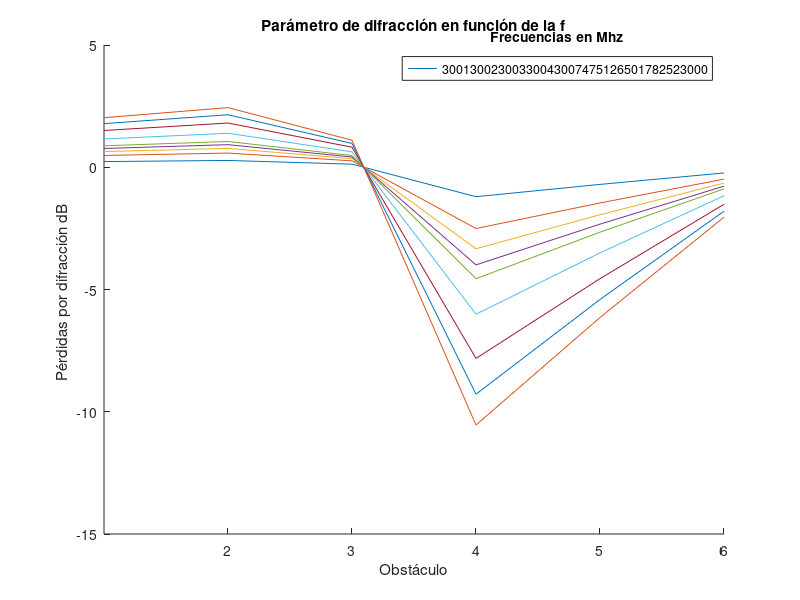
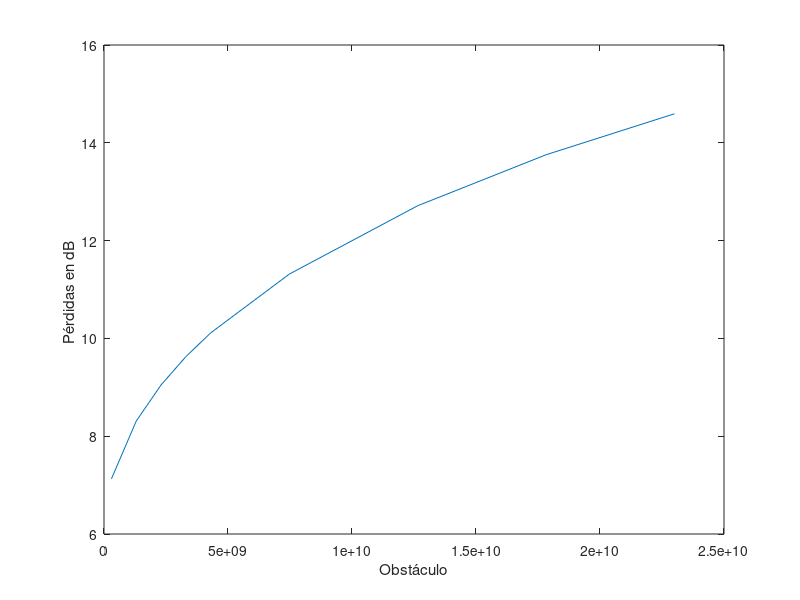
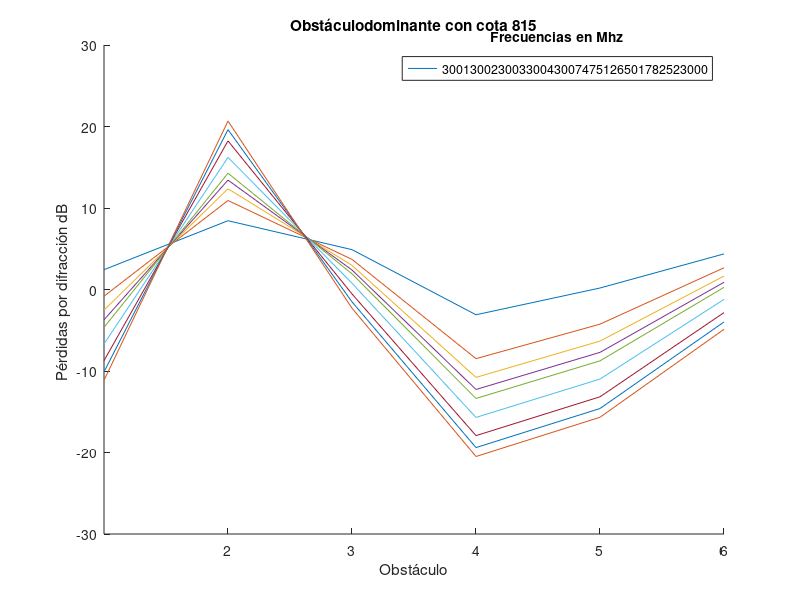
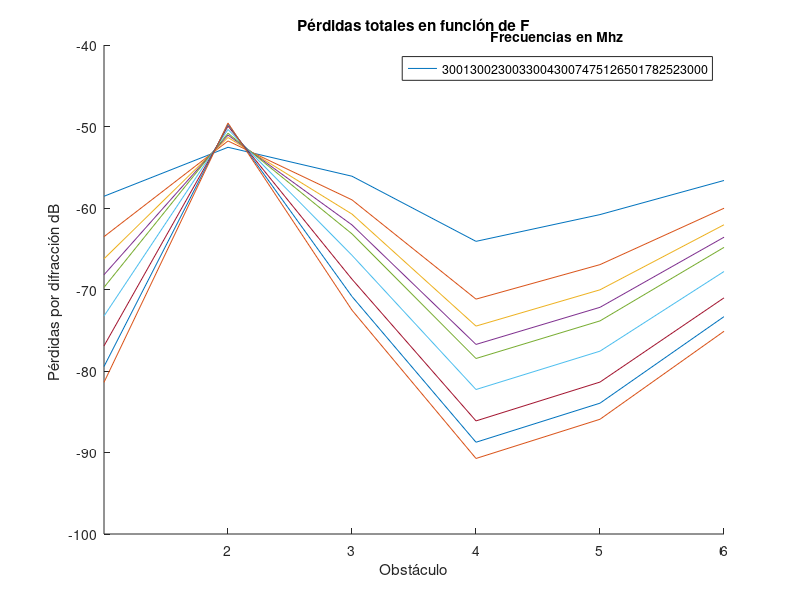

The MATLAB script that drew these images, in order:
%  EJERCICIO 1.3*-*-*-*-*-*-*-*-*-*-*-*-*-*-*-*-*-*-*-*--*-*-*-*-*-*-*-*-*
clear;clc;close all;
K      = 4/3;
c      = 3e8;
f      = [300,1300, 2300, 3300, 4300,7475,12650, 17825, 23000].*1e6;
lambda = c./f;
d      = 20.09e3;
R0     = 6370e3;
Re     = R0*K;

e  = [786 800 803 799 735 760 788 795];
a  = [10 0 0 0 0 0 0  10];
d1 = [0 0.806e3 1.910e3 3.721e3 7.831e3 10.955e3 14.965e3 d];
d2 = d - d1;

flecha         = d1.*d2/(2*Re);
altura_rayo    = ((e(end)+a(end)-e(1)-a(1))/d)*d1 + e(1)+a(1);
despejamiento  = e + flecha - altura_rayo;
    
numero_iteraciones    = size(lambda);
columnas              = size(f);
for iteracion=1:numero_iteraciones(2)
    R1(iteracion,:) = sqrt(lambda(1,iteracion)*d1.*d2/d); %Altura del primer rayo de Fresnel    
end

despejamiento(:,1)    =[];
despejamiento(:,end)  =[];
d1(:,1)        =[];
d1(:,end)      =[];
R1(:,1)        =[];
R1(:,end)      =[];
flecha(:,1)    =[];
flecha(:,end)  =[];
d2=d-d1;

obstaculo_mayor          = max(e);
posicion_obstaculo_mayor = find(e==obstaculo_mayor);
uve                      = sqrt(2)*despejamiento./R1;
Ldif_iterado             = 6.9 + 20*log10(sqrt((uve-0.1).^2 +1) + uve-0.1);


Ldif_sd                                      = zeros(1,numero_iteraciones(2));
uve_obstaculo_principal_y_subvano            = zeros(numero_iteraciones(2),3);
posicion_uve_menos_negativo_inferior_subvano = zeros(numero_iteraciones(2),3);

 for iteracion=1:numero_iteraciones(2)
        
    uve_obstaculo_principal_y_subvano(iteracion,:)  = [uve(iteracion,posicion_obstaculo_mayor-1),uve(iteracion,posicion_obstaculo_mayor),uve(iteracion,posicion_obstaculo_mayor+1)];
    posicion_uve_menos_negativo_inferior_subvano    = find( (uve(iteracion,:))>(min(uve_obstaculo_principal_y_subvano(iteracion,:))), 1, 'last' );
    
    Ldif_sd(1,iteracion)      = Ldif_iterado(iteracion,posicion_uve_menos_negativo_inferior_subvano);
    Ldiff_sin_CN(iteracion,:) = Ldif_iterado(iteracion,:) + Ldif_sd(1,iteracion);       
    
end

figure(1);title("Parámetro de difracción en función de la f")
for iteracion=1:numero_iteraciones(2)
    hold on
    plot(uve(iteracion,:));
    xticks(2:7)
    hold off
end

frec = ["300","1300", "2300", "3300", "4300","7475","12650","17825","23000"];
ylabel("Pérdidas por difracción dB ");xlabel("Obstáculo");
lgd = legend(frec);title(lgd,'Frecuencias en Mhz');

for mux=1:5   
    binomios(1,mux)=(d1(mux) +d1(mux+1));    
end

figure(2);title("Ldiff totales en funcion de K");
plot(f,Ldif_iterado(:,posicion_obstaculo_mayor));
ylabel("Pérdidas en dB ");xlabel("Obstáculo");


%  EJERCICIO 1.3 PARTE 2-*-*-*-*-*-*-*-*-*-*-*-*-*-*-*-*--*-*-*-*-*-*-*-*-*

e         = [786 800 815 799 735 760 788 795];
e(:,1)    =[];
e(:,end)  =[];


altura_rayo         = ((e(end)+a(end)-e(1)-a(1))/d)*d1 + e(1)+a(1);
despejamiento       = e + flecha - altura_rayo;    
numero_iteraciones  = size(lambda);
% 
% despejamiento(:,1)    =[];
% despejamiento(:,end)  =[];
% d1(:,1)        =[];
% d1(:,end)      =[];
% R1(:,1)        =[];
% R1(:,end)      =[];
% flecha(:,1)    =[];
% flecha(:,end)  =[];
% d2=d-d1;

obstaculo_mayor          = max(e);
posicion_obstaculo_mayor = find(e==obstaculo_mayor);
uve                      = sqrt(2)*despejamiento./R1;
Ldif_iterado             = 6.9 + 20*log10(sqrt((uve-0.1).^2 +1) + uve-0.1);


Ldif_sd                                      = zeros(1,numero_iteraciones(2));
uve_obstaculo_principal_y_subvano            = zeros(numero_iteraciones(2),3);
posicion_uve_menos_negativo_inferior_subvano = zeros(numero_iteraciones(2),3);

 for iteracion=1:numero_iteraciones(2)
        
    uve_obstaculo_principal_y_subvano(iteracion,:)  = [uve(iteracion,posicion_obstaculo_mayor-1),uve(iteracion,posicion_obstaculo_mayor),uve(iteracion,posicion_obstaculo_mayor+1)];
    posicion_uve_menos_negativo_inferior_subvano    = find( (uve(iteracion,:))>(min(uve_obstaculo_principal_y_subvano(iteracion,:))), 1, 'last' );
    
    Ldif_sd(iteracion)      = Ldif_iterado(iteracion,posicion_uve_menos_negativo_inferior_subvano);
    Ldiff_sin_CN(iteracion,:) = Ldif_iterado(iteracion,:) + Ldif_sd(iteracion);       
end

figure(3);title("Obstáculodominante con cota 815")
for iteracion=1:numero_iteraciones(2)    
    hold on
    plot(Ldif_iterado(iteracion,:))
    xticks(2:7)
    hold off    
end
frec = ["300","1300", "2300", "3300", "4300","7475","12650","17825","23000"];
ylabel("Pérdidas por difracción dB ");xlabel("Obstáculo");
lgd = legend(frec);title(lgd,'Frecuencias en Mhz');

CN = sqrt((sum(d1)*prod(d1))/prod(binomios));

Ldiff_totales_dB  = Ldiff_sin_CN - 20*log10(CN);

figure(4);title("Pérdidas totales en función de F");
for iteracion=1:numero_iteraciones(2)
    hold on
    plot(Ldiff_totales_dB(iteracion,:));
    xticks(2:7)
    hold off
end
frec = ["300","1300", "2300", "3300", "4300","7475","12650","17825","23000"];
ylabel("Pérdidas por difracción dB ");xlabel("Obstáculo");
lgd = legend(frec);title(lgd,'Frecuencias en Mhz');
